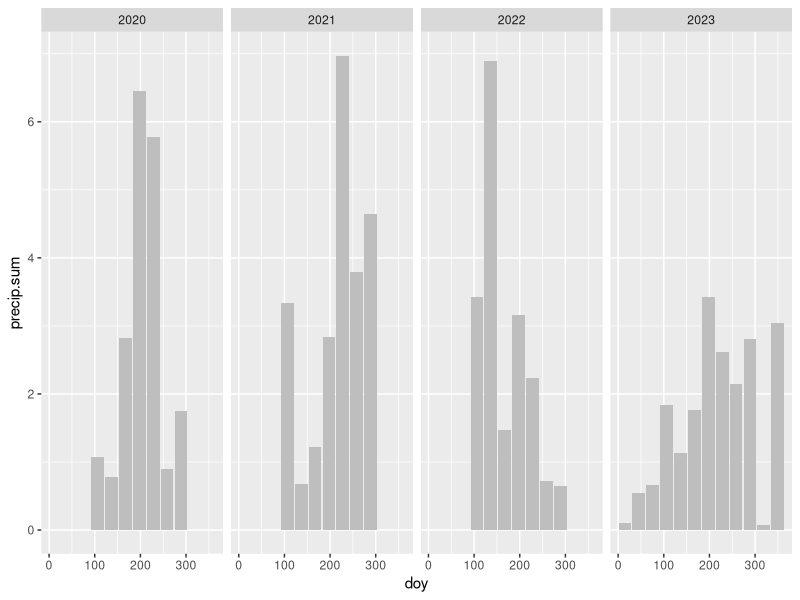
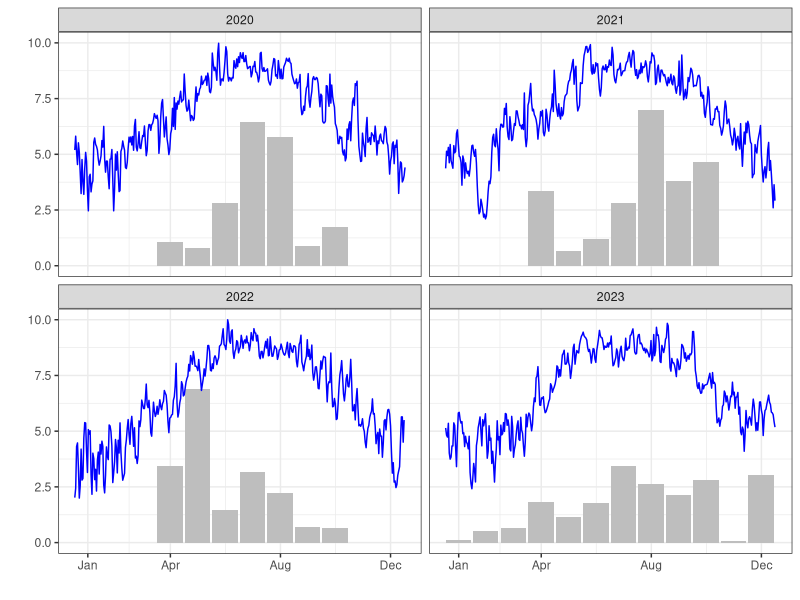
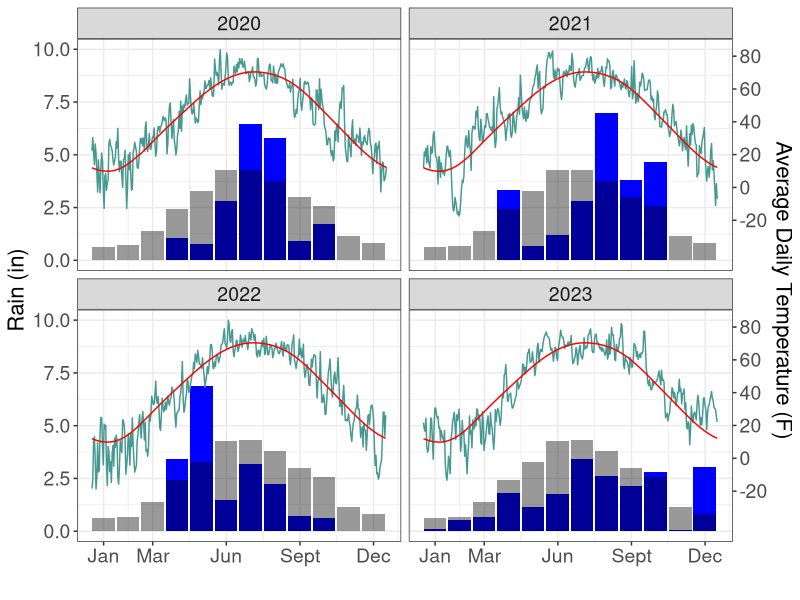
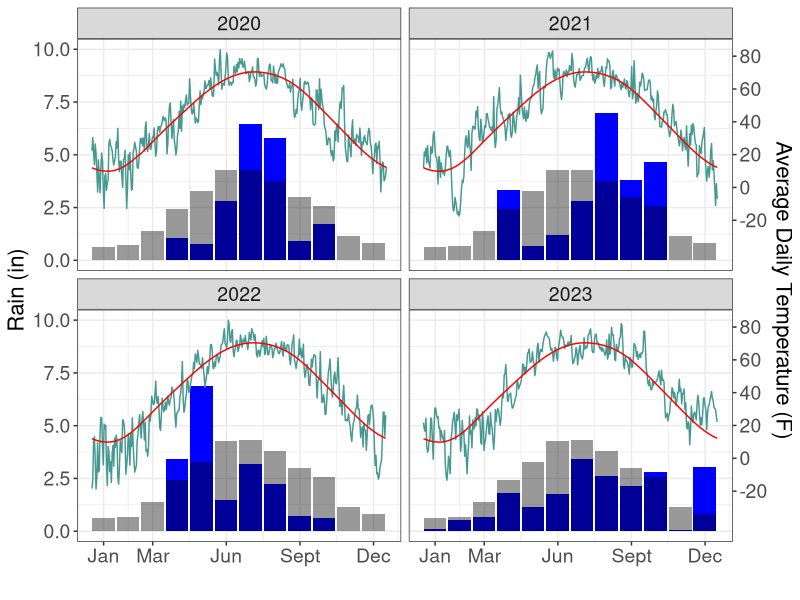
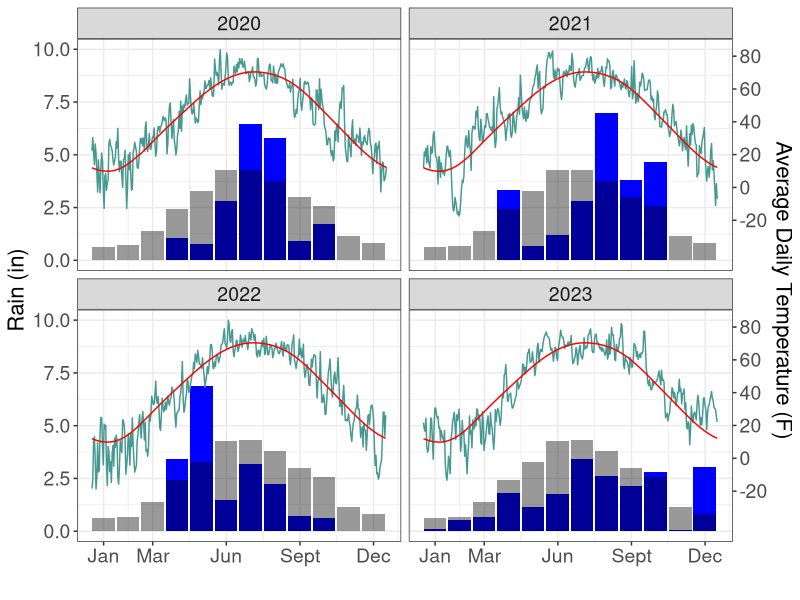

The R source for these figures, in order:
## ---- chunk 1
library(dplyr)

#read in the data
temps = read.csv("Rosholt Temps.csv")

#create a date column with Month/Day/Year
temps$date = paste(temps$month, temps$day, temps$year, sep = "/")

#read columns as a date, year, month as numerics, and new column for day of the year (julian day)
temps = temps %>% 
  mutate(c.date = as.Date(date, "%m/%d/%Y")) %>% 
  mutate(year = as.numeric(format(c.date, format = "%Y")),
         month = as.numeric(format(c.date, format = "%m")),
         doy = as.numeric(format(c.date, format = "%j"))) 

#gather total observed precip per month
precip = temps %>% 
  group_by(year, month) %>% 
  summarise(precip.sum = sum(precip)) %>% 
  mutate(doy = seq(15, 365, by = 365/12)) 

#gather 30-year normal precip per month  
precip.normal = temps %>% 
  group_by(year, month) %>% 
  summarise(norm.precip = sum(norm.precip)) %>% 
  mutate(doy = seq(15, 365, by = 365/12))

library(ggplot2)
#look at precip only
ggplot() +
  geom_bar(precip, mapping = aes(x = doy, y = precip.sum), fill = "grey",
           stat = "identity", width = 28) +
  facet_grid(~year)

#2020-2023 AVERAGE TEMP
#we want temps to lie in the 2-10 range on precip graph
#min and max of temp are: -18.7 and 84.2
#so, we want our precip range to match up to the min/max range of temp
#i.e. we want to transform -18.7 to 5 and 84.2 to 10
#do this by finding slope of the line that passes through the points
#(-18.7, 2) and (84.2, 10)
#y = mx + b
(10 - 2)/ (84.2 + 18.7) # m = 0.07774538
#y-intercept = 
10 - (84.2 * 0.07774538) #b = 3.453839
#thus scaling equation = 3.453839 +  (0.07774538 * avg.temp)

temps = temps %>% 
  mutate(new.avg = 3.453839 + (0.07774538*avg),
         new.norm.avg = 3.453839 + (0.07774538 * norm.avg))

#graph temp + transformed precip
ggplot() +
  geom_bar(precip, mapping = aes(x = doy, y = precip.sum), fill = "grey",
           stat = "identity", width = 28) +
  geom_line(temps, mapping = aes(x = doy, y = new.avg), col = "blue") +
  scale_x_continuous(breaks = c(365/12, 365/12*4, 365/12*8, 365) - 15,
                     labels = c("Jan", "Apr", "Aug", "Dec"),
                     name = "") +
  scale_y_continuous(name = "") +
  facet_wrap(~year) +
  theme_bw()

#adding second y-axis
rosholt.weather = ggplot() +
  geom_bar(precip, mapping = aes(x = doy, y = precip.sum), fill = "blue",
           stat = "identity", width = 28) +
  geom_line(temps, mapping = aes(x = doy, y = new.avg), col = "#469990") +
  scale_x_continuous(breaks = c(365/12, 365/12*4, 365/12*8, 365) - 15,
                     labels = c("Jan", "Apr", "Aug", "Dec"),
                     name = "") +
  scale_y_continuous(name = "Rain (in)",
                     sec.axis = sec_axis(~(. - 3.453839)/0.07774538,
                                         name = "Average Daily Temperature (F)",
                                         breaks = c(-20, 0, 20, 40, 60, 80, 100))) +
  geom_bar(precip.normal, mapping = aes(x = doy, y = norm.precip), fill = "black",
           stat = "identity", width = 28, alpha = 0.4) +
  geom_line(temps, mapping = aes(x = doy, y = new.norm.avg), col = "red") +
  scale_x_continuous(breaks = c(365/12, 365/12*3, 365/12*6, 365/12*9, 365) - 15,
                     labels = c("Jan", "Mar", "Jun", "Sept", "Dec"),
                     name = "") +
  scale_y_continuous(name = "Rain (in)",
                     sec.axis = sec_axis(~(. - 3.453839)/0.07774538,
                                         name = "Average Daily Temperature (F)",
                                         breaks = c(-20, 0, 20, 40, 60, 80, 100))) +
  facet_wrap(~year) +
  theme_bw() +
  theme(axis.title = element_text(size = 16),
        axis.text = element_text(size = 14),
        strip.text.x = element_text(size = 14))

rosholt.weather
ggsave(plot = rosholt.weather,
       filename = "Weather Data.jpeg",
       units = "in", height = 7, width = 10, dpi = 350)

## ---- chunk 2
rosholt.weather
